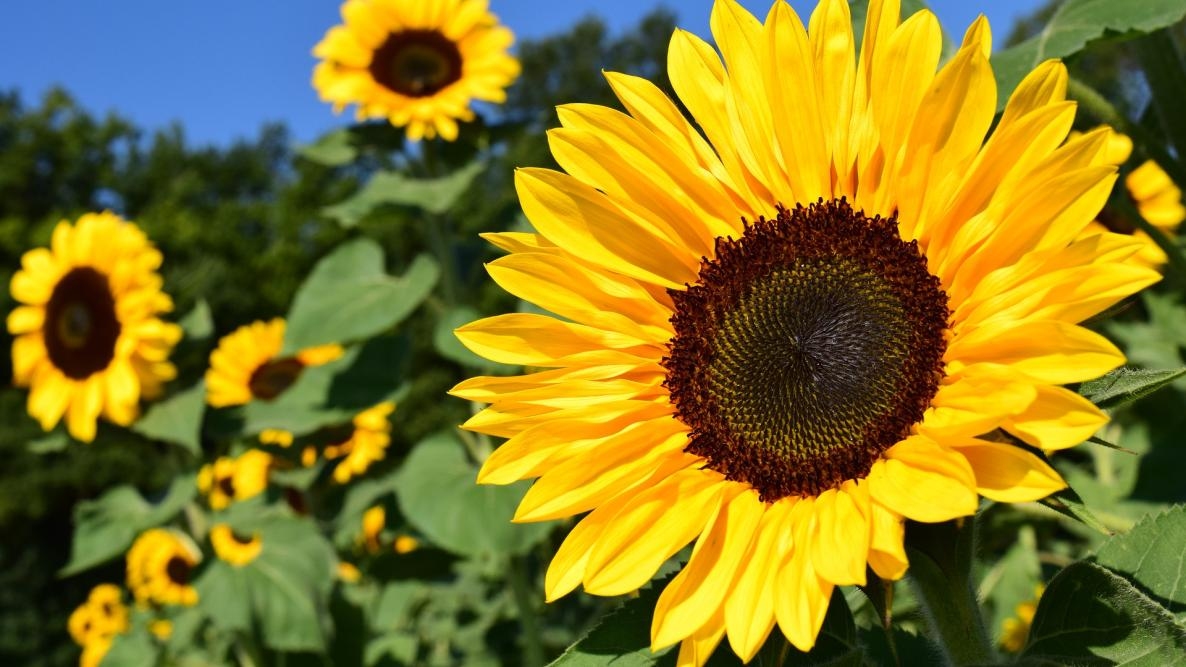
#> input picture Lab03/1.jpg, 1186 x 667 px
$ jupyter execute Lab03.ipynb
#> lines starting #> are read from the running program, lines starting #| are printed output that depends on the picture; after the words box and inside, x2 and y2 are one past the last pixel; in counts of white or black regions, pixels touching at a corner belong together
[cell 1]
import cv2
import numpy as np
import matplotlib.pyplot as plt
img = cv2.imread('1.jpg', 0)
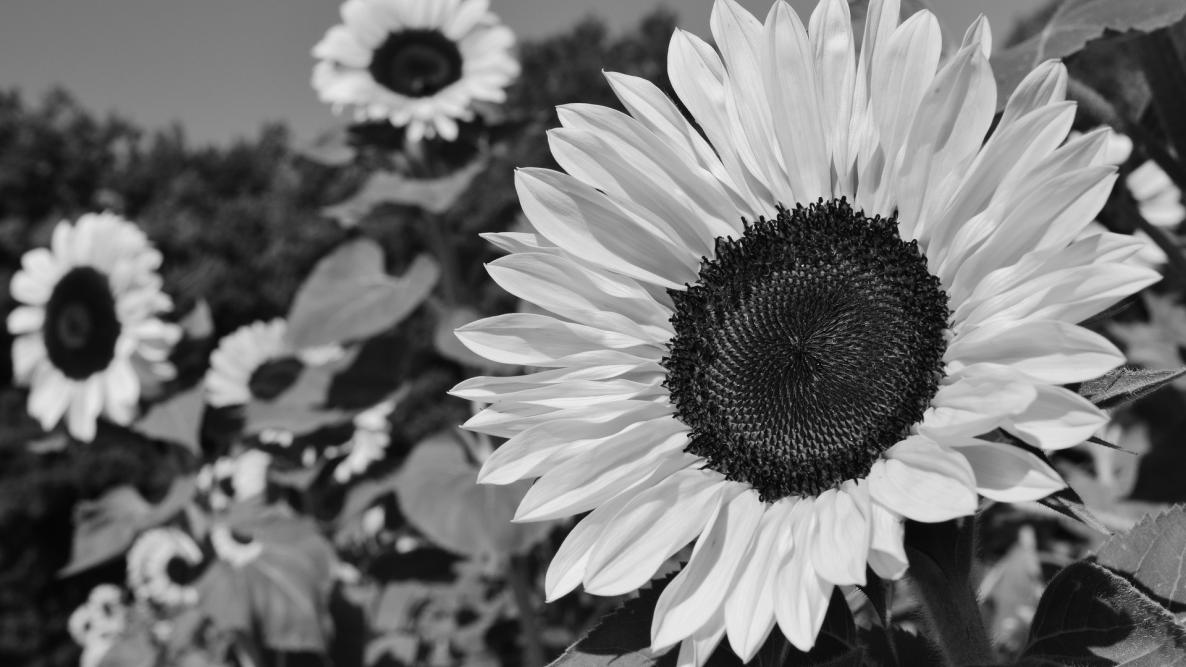
#> img: shape (667, 1186); min 0, max 248, mean 115.9

# show image as black and white
plt.imshow(cv2.cvtColor(img,cv2.COLOR_BGR2RGB))
plt.show()

[cell 2]
hist = cv2.calcHist([img],[0], None, [256], [0,256])
#> hist = 256 values, max 7525 at index 21, min 0 at index 242, mean 3090.1
plt.plot(hist)
plt.show()
#> figure, not shown here; curve peaks at x = 21, y = 7525

[cell 3]
img1 = cv2.imread('1.jpg',0)
hist2 = cv2.calcHist([img1], [0], None, [256], [0,256])
#> hist2 has the same summary as hist
plt.plot(hist2)
plt.show()

[cell 4]
plt.subplot(121), plt.imshow(cv2.cvtColor(img1, cv2.COLOR_BGR2RGB))
plt.subplot(122), plt.plot(hist2)
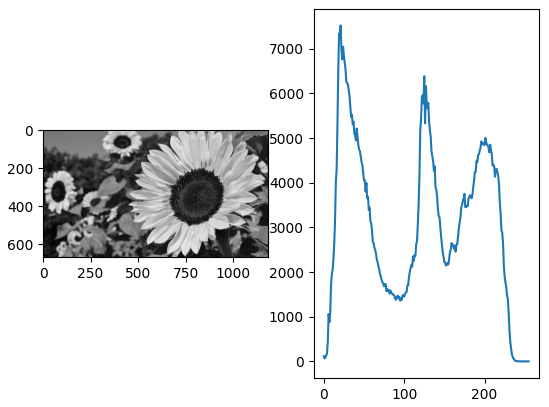
#> figure drawn by matplotlib, 2 panels; panel 2: curve peaks at x = 21, y = 7525

[cell 5]
hist3, bins = np.histogram(img1.ravel(), 256, [0,256])
#> hist3 has the same summary as hist; bins = 257 values from 0 to 256
plt.plot(hist3)
plt.show()

[cell 6]
img3 = cv2.imread('1.jpg',1)
#> img3 is the input picture: shape (667, 1186, 3); mean B, G, R 35.4, 122, 134.6
color = ('b','g','r')
for i,col in enumerate(color):
    hist4 = cv2.calcHist([img3], [i], None, [256],[0,256])
    plt.plot(hist4,color = col)
    plt.xlim(0,255)
#> figure, not shown here; curve peaks at x = 0, y = 160854; curve peaks at x = 29, y = 6440; curve peaks at x = 255, y = 100877

[cell 7]
b, g, r = cv2.split(img3)
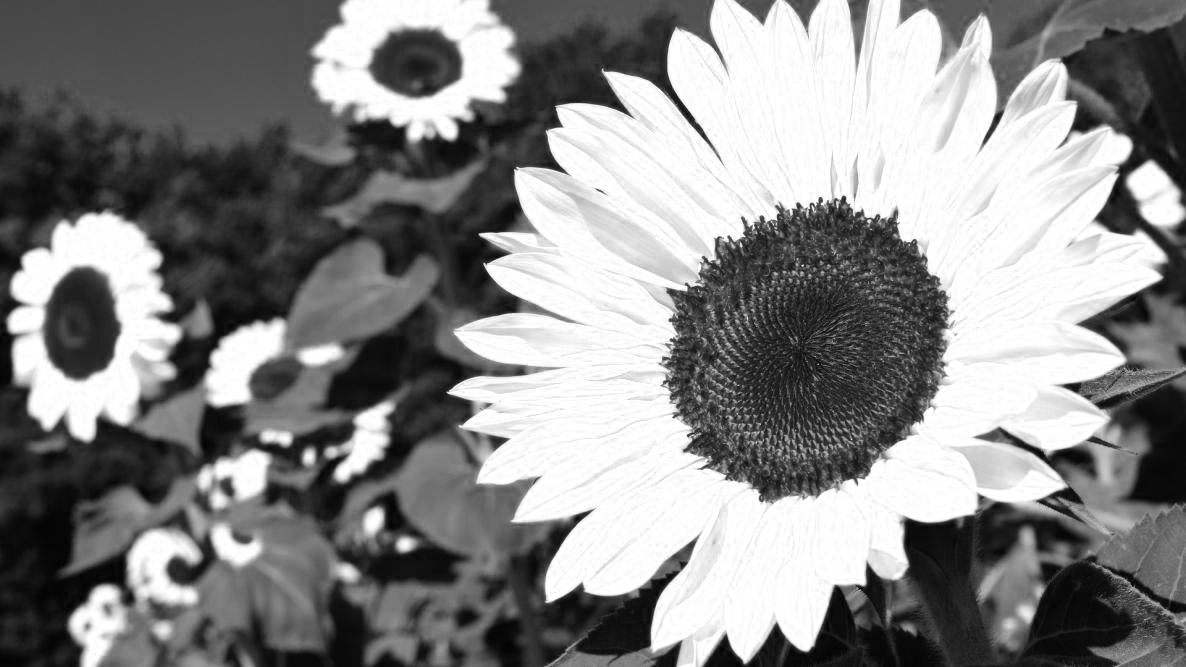
#> r: shape (667, 1186); min 0, max 255, mean 134.6

hist1, bins = np.histogram(b.ravel(), 256, [0,256])
#> hist1 = 256 values, max 160854 at index 0, min 0 at index 246, mean 3090.1
hist2, bins = np.histogram(g.ravel(), 256, [0,256])
#> hist2 = 256 values, max 6440 at index 29, min 47 at index 254, mean 3090.1
hist3, bins = np.histogram(r.ravel(), 256, [0,256])
#> hist3 = 256 values, max 100877 at index 255, min 10 at index 0, mean 3090.1

plt.plot(hist1)
plt.plot(hist2)
plt.plot(hist3)

plt.xlim([0,256])
plt.show()
#> figure, not shown here; curve peaks at x = 0, y = 160854; curve peaks at x = 29, y = 6440; curve peaks at x = 255, y = 100877

[cell 8]
b, g, r = cv2.split(img3)

plt.hist(b.ravel(), 256, [0,256])
plt.hist(g.ravel(), 256, [0,256])
plt.hist(r.ravel(), 256, [0,256])

plt.xlim([0,256])
plt.show()
#> figure, not shown here; tallest bar 160854 high, from x = 0 to 1; tallest bar 6440 high, from x = 29 to 30; tallest bar 100877 high, from x = 255 to 256

[cell 9]
mask = np.zeros(img3.shape[:2], np.uint8)

mask[50:300,250:400] = 255

plt.imshow(cv2.cvtColor(mask,cv2.COLOR_BGR2RGB))
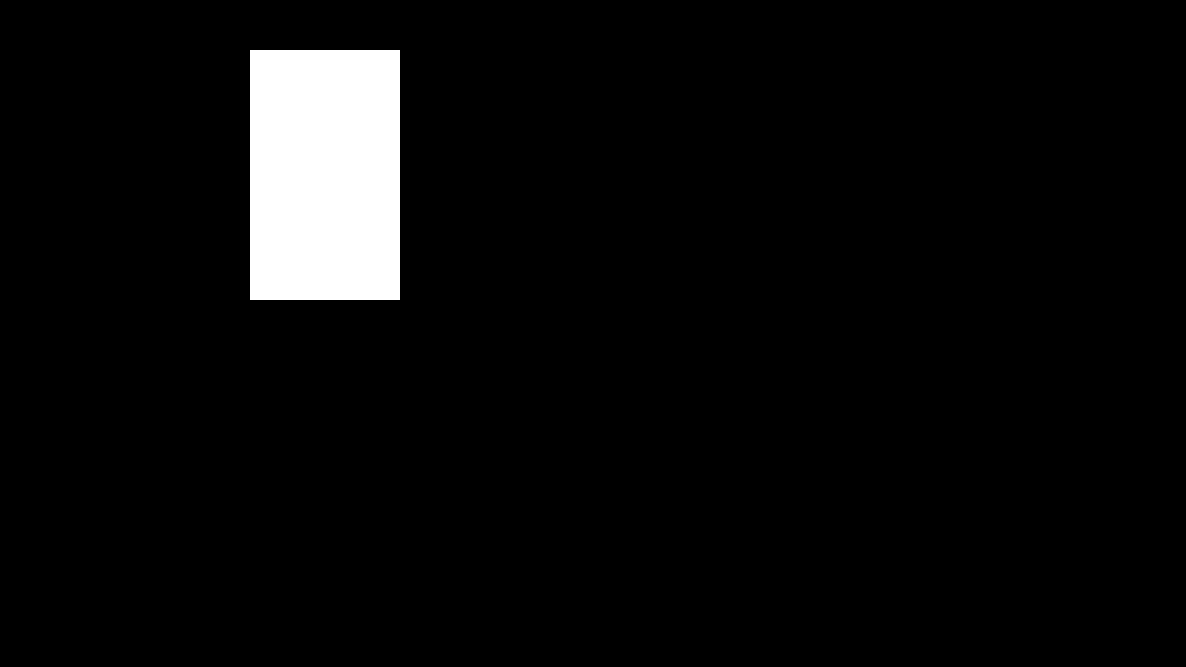
#> mask: shape (667, 1186); 4.7% white; 1 white region, box (x1, y1, x2, y2) and area: (250, 50, 400, 300) 37500

[cell 10]
maskedimg = cv2.bitwise_and(img3,img3, mask = mask)
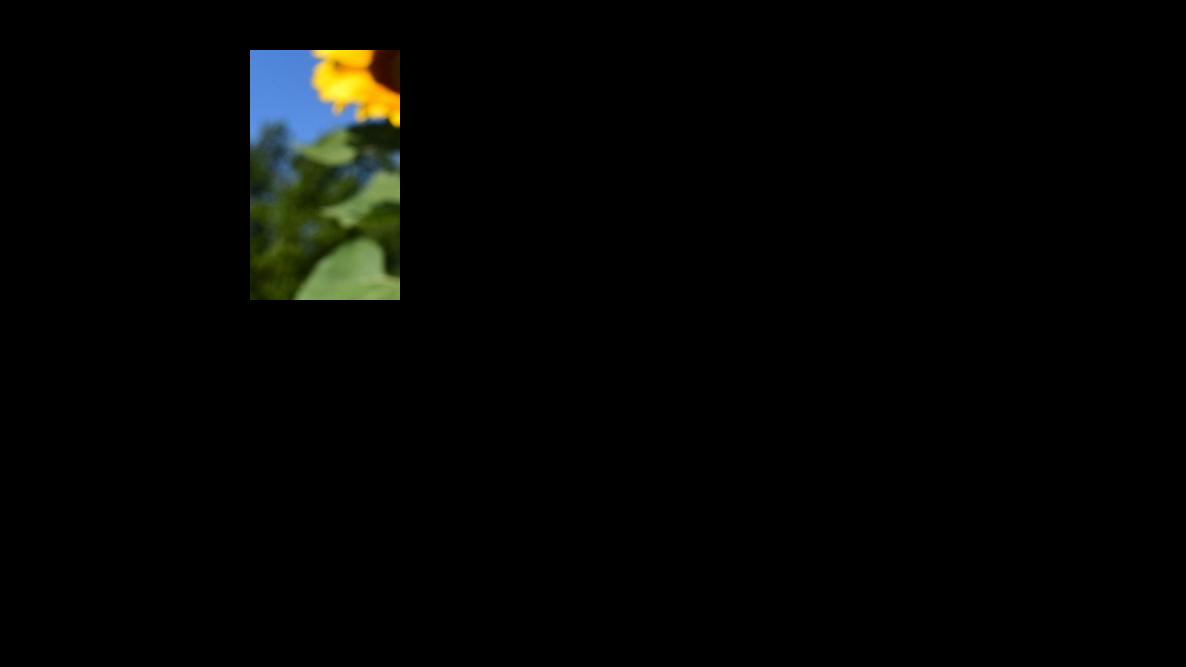
#> maskedimg: shape (667, 1186, 3); mean B, G, R 3.4, 5, 4.2
plt.imshow(cv2.cvtColor(maskedimg,cv2.COLOR_BGR2RGB))

[cell 11]
hist2 = cv2.calcHist([maskedimg], [0], None, [256], [0,256])
#> hist2 = 256 values, max 756868 at index 0, min 0 at index 235, mean 3090.1
plt.plot(hist2)
plt.show()
#> figure, not shown here; curve peaks at x = 0, y = 756868

[cell 12]
color = ('b','g','r')
for i,col in enumerate(color):
    hist4 = cv2.calcHist([img3], [i], None, [256],[0,256])
    plt.plot(hist4,color = col)
    plt.xlim(0,255)

[cell 13]
color = ('b','g','r')
for i,col in enumerate(color):
    hist4 = cv2.calcHist([maskedimg], [i], None, [256],[0,256])
    plt.plot(hist4,color = col)
    plt.xlim(0,255)
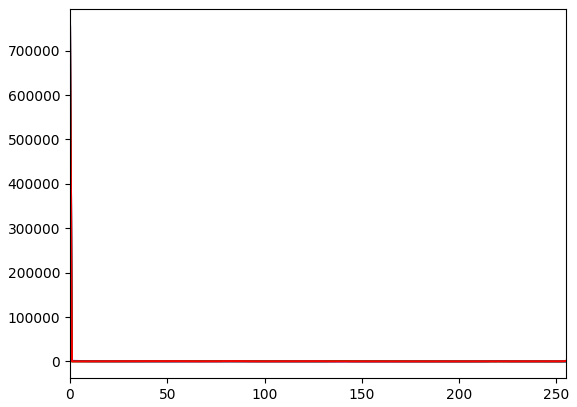
#> figure drawn by matplotlib, 1 panel; curve peaks at x = 0, y = 756868; curve peaks at x = 0, y = 753562; curve peaks at x = 0, y = 753562

[cell 14]
hist6 = cv2.calcHist([mask],[0], None, [256], [0,256])
#> hist6 = 256 values, max 753562 at index 0, min 0 at index 1, mean 3090.1

[cell 15]
hist = cv2.calcHist([img],[0], None, [256], [0,256])
plt.subplot(321), plt.imshow(cv2.cvtColor(img3, cv2.COLOR_BGR2RGB))
plt.subplot(322), plt.plot(hist)

plt.subplot(323), plt.imshow(cv2.cvtColor(mask, cv2.COLOR_BGR2RGB))
plt.subplot(324), plt.plot(hist6)

plt.subplot(325), plt.imshow(cv2.cvtColor(maskedimg, cv2.COLOR_BGR2RGB))
plt.subplot(326), plt.plot(hist4)
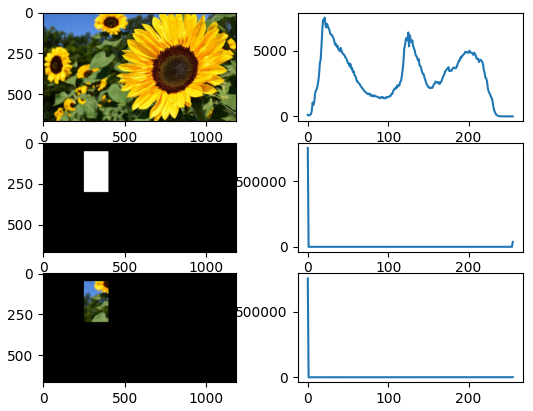
#> figure drawn by matplotlib, 6 panels; panel 2: curve peaks at x = 21, y = 7525; panel 4: curve peaks at x = 0, y = 753562; panel 6: curve peaks at x = 0, y = 753562
